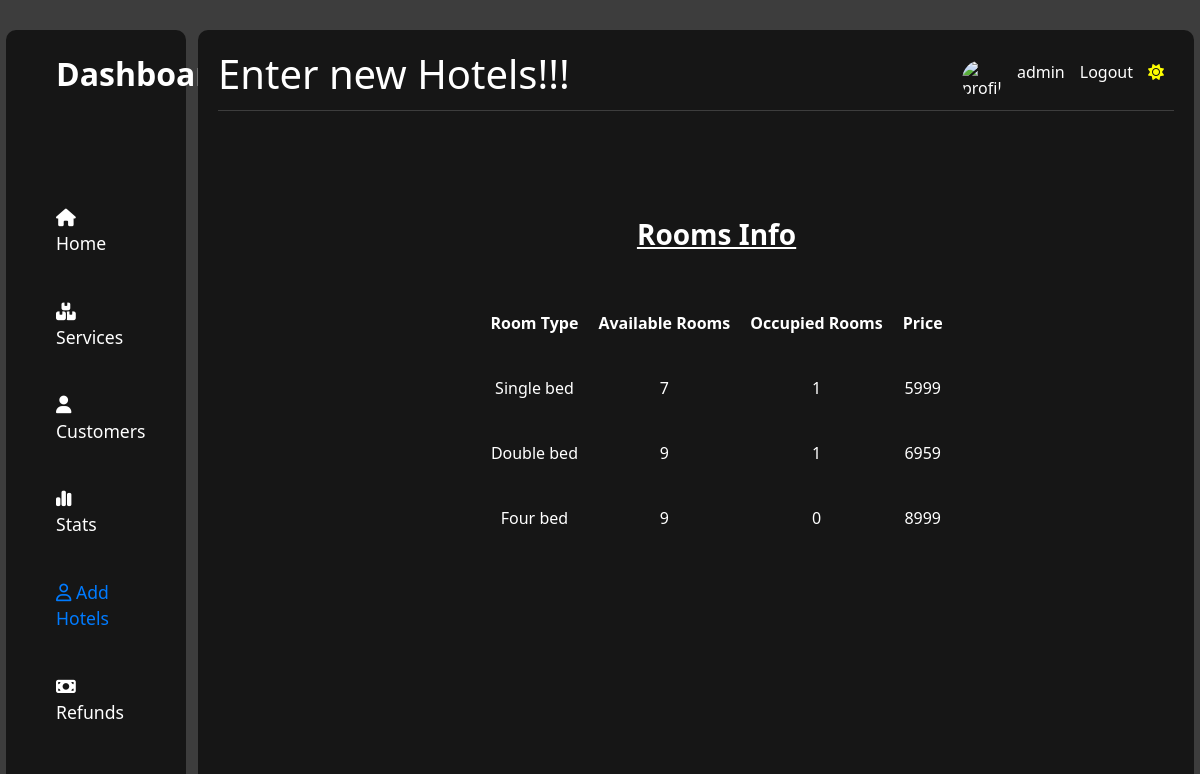
The app's page /base.php with its own data.
### tables this page shows
CREATE TABLE `rooms_count` (
  `room_type` varchar(20) NOT NULL,
  `available_rooms` int(11) NOT NULL,
  `occupied_rooms` int(11) NOT NULL,
  `price` int(11) NOT NULL
);

### base.php (the view, shortened to what this page needs)
<!DOCTYPE html>
<html lang="en">
<head>
    <link rel="stylesheet" href="https://maxcdn.bootstrapcdn.com/bootstrap/4.5.2/css/bootstrap.min.css">
    <link rel="stylesheet" href="https://cdnjs.cloudflare.com/ajax/libs/font-awesome/6.4.2/css/all.min.css"
 />
    <link rel="stylesheet" href="basestyle.css">
</head>
<body>
    <main class="main" id="main">
        <div class="sidebar" id="sidebar">
            <div class="logo">
                <p>Dashboard</p>
            </div>
            <ul class="navigation">
                <li><i class="fa-solid fa-house"></i> Home</li>
                <li><i class="fa-solid fa-boxes-stacked"></i> Services</li>
                <li><i class="fa-solid fa-user"></i> Customers</li>
                <li><i class="fa-solid fa-chart-simple"></i> Stats</li>
                <li><a href="p.php"><i class="fa-regular fa-user"></i> Add Hotels</a></li>
                <li><i class="fa-solid fa-money-bill"></i> Refunds</li>
            </ul>
        </div>
        <div class="main-area" id="main-area">
            <header class="header">
                <div class="intro">
                    <h1>Enter new Hotels!!!</h1>
                </div>
                <div class="profile">
                    <img src="https://preview.keenthemes.com/metronic-v4/theme/assets/pages/media/profile/profile_user.jpg"
                        alt="profile">
                    <p>admin</p>
                    <p>Logout</p>
                    <p><i id="light-mode" class="fa-solid fa-sun" style="color: yellow;"
                            title="Switch To Light Mode"></i></p>
                </div>
            </header>
            <div class="container mt-5">
	            <div style="margin-left:25%;padding:1px 16px;height:1000px;">
		            <?php
			            $conn = new mysqli("localhost","root","", "iwp");
			            $sql = "SELECT * from rooms_count";
			            $result=mysqli_query($conn,$sql); ?>
		  	            <table class="basic_box">
				            <tr>
					            <th colspan="4"><p style="font-size: 28px; text-align: center; text-decoration: underline;">Rooms Info</p></th>
				            </tr>
				            <tr>
					            <th>Room Type</th>
					            <th>Available Rooms</th>
					            <th>Occupied Rooms</th>
					            <th>Price</th>
				            </tr>
			            <?php
			            while ($row=mysqli_fetch_row($result))
    		            {	?>
				            <tr>
					            <td><?php echo $row[0]; ?></td>
					            <td><?php echo $row[1]; ?></td>
					            <td><?php echo $row[2]; ?></td>
					            <td><?php echo $row[3];
			            } ?></td>
				            </tr>
				            <tr><td></td></tr><tr><td></td></tr>
			            </table>
	            </div>
            </div>
        </div>
    </main>
</body>
</html>

### basestyle.css (style rules this page uses)
* { margin: 0px; padding: 0px; box-sizing: border-box; }
.main { width: 100%; height: 100vh; background-color: #3d3d3d; display: flex; justify-content: center; align-items: center; column-gap: 1%; }
.sidebar { height: 95vh; width: 15%; background-color: #161616; display: flex; flex-direction: column; row-gap: 50px; color: white; border-radius: 10px; }
.logo { width: 100%; padding: 20px 50px; font-family: segoe UI; font-weight: 800; display: flex; font-size: 2rem; }
a { padding-bottom: 20px; cursor: pointer; transition: .3s; border-bottom: 1px solid #161616; }
.navigation { width: 100%; padding: 20px 50px; list-style-type: none; display: flex; flex-direction: column; font-family: segoe UI; font-size: 1.1rem; font-weight: 400; row-gap: 20px; }
.navigation > li { padding-bottom: 20px; cursor: pointer; transition: .3s; border-bottom: 1px solid #161616; }
.navigation > li > i { margin-right: 20px; }
.main-area { width: 83%; height: 95vh; background-color: #161616; border-radius: 10px; display: flex; flex-direction: column; color: white; font-family: segoe UI; padding: 20px; overflow-y: scroll; }
.header { width: 100%; display: flex; justify-content: space-between; border-bottom: 1px solid #3d3d3d; }
.intro { width: max-content; }
.profile { width: max-content; padding: 10px; display: flex; align-items: center; column-gap: 15px; }
.profile > img { width: 40px; border-radius: 50%; }
th { padding: 20px 10px; text-align: center; }
td { border-top: 1px solid #161616; padding: 20px 0px; text-align: center; }

### records on screen
rooms_count: room_type "Single bed", available_rooms "7", occupied_rooms "1", price "5999"
rooms_count: room_type "Double bed", available_rooms "9", occupied_rooms "1", price "6959"
rooms_count: room_type "Four bed", available_rooms "9", occupied_rooms "0", price "8999"
